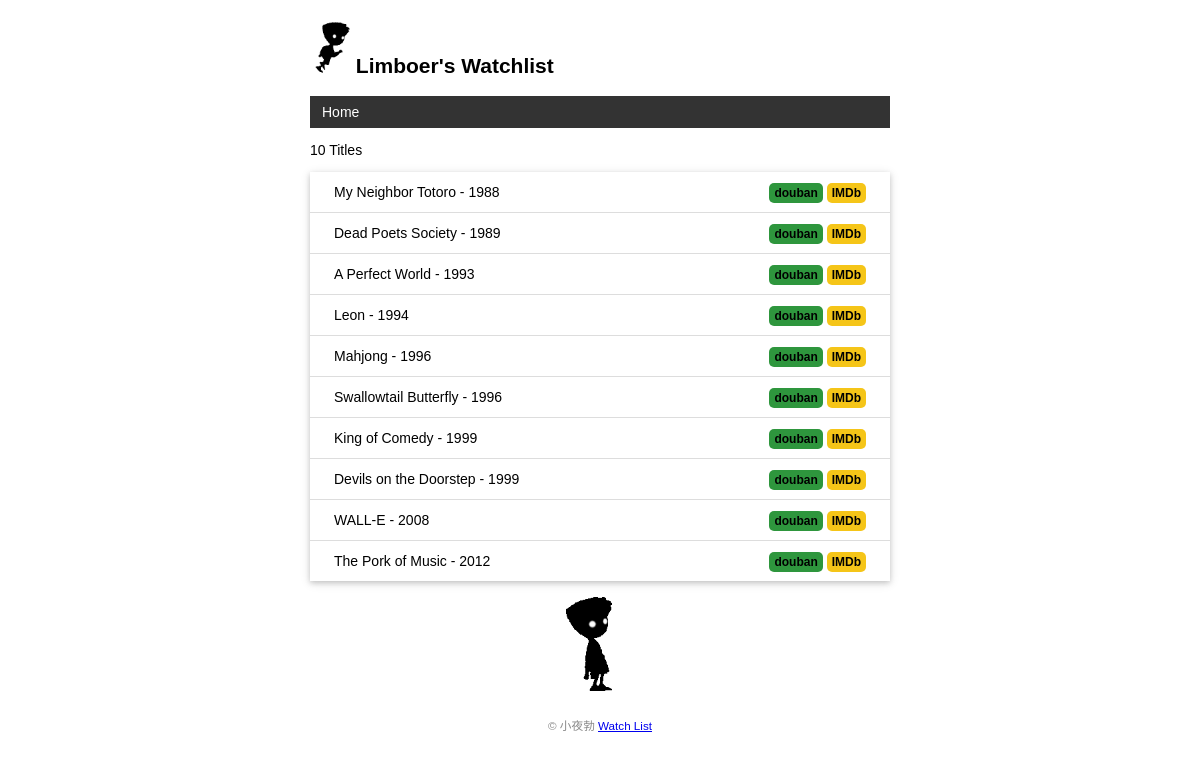
The page / on the database its author committed.
### models/user.py (models this page shows)
class User(BaseModel):
    __tablename__ = 'users'
    name = db.Column(db.String(20))

### models/movie.py (models this page shows)
class Movie(BaseModel):
    __tablename__ = 'movies'
    title = db.Column(db.String(60))
    year = db.Column(db.String(4))

### routes/index.py (the view)
@router.route('/')
def index():
    movies = Movie.query.all()
    return render_template('index.html', movies=movies)

### context.py (called while the page is built)
def register_context(app):
    @app.context_processor
    def inject_user():
        return dict(author_name='小夜勃')
    @app.context_processor
    def inject_user():
        user = User.query.first()
        return dict(user=user)

### templates/index.html
{% extends 'base.html' %}
{% block content %}
<p>{{ movies|length }} Titles</p>
<ul class="movie-list">
    {% for movie in movies %}
    <li>{{ movie.title }} - {{ movie.year }}
        <span class="float-right">
            <a class="douban" href="https://movie.douban.com/subject_search?search_text={{ movie.title }}"
               target="_blank" title="Find this movie on IMDb">douban</a>
            <a class="imdb" href="https://www.imdb.com/find?q={{ movie.title }}" target="_blank"
               title="Find this movie on IMDb">IMDb</a>
        </span>
    </li>
    {% endfor %}
</ul>
<img alt="Limbo animation" class="limbo-animation" src="{{ url_for('static', filename='img/limbo_shake.gif') }}"
     title="to~to~ro~">
{% endblock %}

### templates/base.html (shortened to what this page needs)
<!DOCTYPE html>
<html lang="en">
<head>
    {% block head %}
    <link rel="stylesheet" href="{{ url_for('static', filename='styles.css') }}" type="text/css">
    {% endblock %}
</head>
<body>
<h2>
    <img alt="Avatar" class="avatar" src="{{ url_for('static', filename='img/limbo_run.gif') }}">
    {{ user.name }}'s Watchlist
</h2>
<nav>
    <ul>
        <li><a href="{{ url_for('index_bp.index') }}">Home</a></li>
    </ul>
</nav>
{% block content %}{% endblock %}
<footer>
    <small>&copy; {{ author_name }} <a href="https://github.com/hacker0limbo/watchlist">Watch List</a></small>
</footer>
</body>
</html>

### static/styles.css (style rules this page uses)
body { margin: auto; max-width: 580px; font-size: 14px; font-family: Helvetica, Arial, sans-serif; }
.avatar { width: 40px; }
nav ul { list-style-type: none; margin: 0; padding: 0; overflow: hidden; background-color: #333; }
nav li { float: left; }
nav li a { display: block; color: white; text-align: center; padding: 8px 12px; text-decoration: none; }
.movie-list { list-style-type: none; padding: 0; margin-bottom: 10px; box-shadow: 0 2px 5px 0 rgba(0, 0, 0, 0.16), 0 2px 10px 0 rgba(0, 0, 0, 0.12); }
.movie-list li { padding: 12px 24px; border-bottom: 1px solid #ddd; }
.movie-list li:last-child { border-bottom:none; }
.float-right { float: right; }
.imdb { font-size: 12px; font-weight: bold; color: black; text-decoration: none; background: #F5C518; border-radius: 5px; padding: 3px 5px; }
.douban { font-size: 12px; font-weight: bold; color: black; text-decoration: none; background: #2E963D; border-radius: 5px; padding: 3px 5px; }
.limbo-animation { display: block; margin: 0 auto; height: 100px; }
footer { color: #888; margin-top: 15px; text-align: center; padding: 10px; }

### rows shown on the page
User: name "Limboer"
Movie: title "My Neighbor Totoro", year "1988"
Movie: title "Dead Poets Society", year "1989"
Movie: title "A Perfect World", year "1993"
Movie: title "Leon", year "1994"
Movie: title "Mahjong", year "1996"
Movie: title "Swallowtail Butterfly", year "1996"
Movie: title "King of Comedy", year "1999"
Movie: title "Devils on the Doorstep", year "1999"
Movie: title "WALL-E", year "2008"
Movie: title "The Pork of Music", year "2012"

### other values the page prints
{{ movies|length }} "10"
{{ author_name }} "小夜勃"
